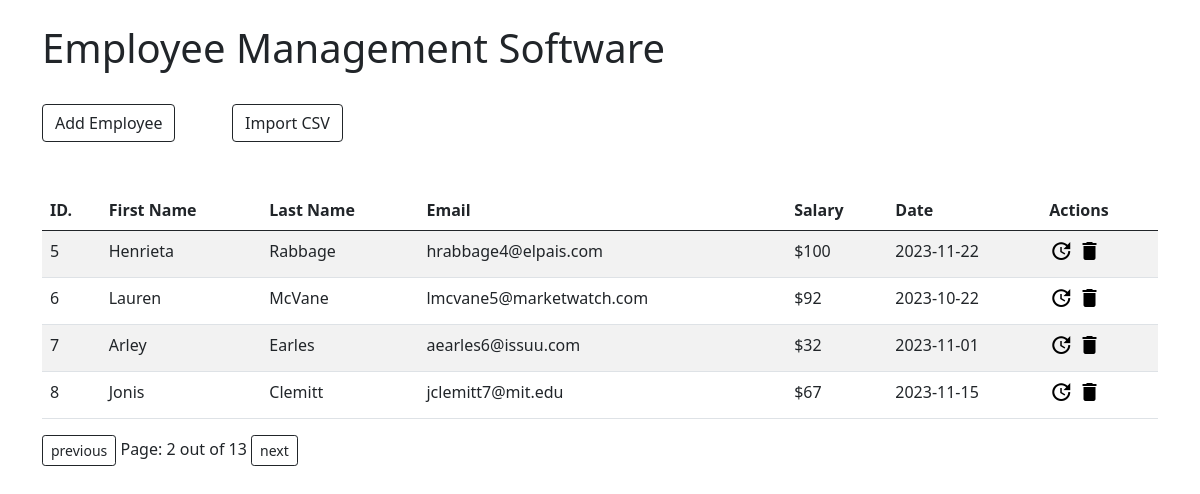
Screenshot of /?page=2 with the database file from the repository.
### app/models.py (models this page shows)
class Employee(models.Model):
    first_name = models.CharField(max_length=100)
    last_name = models.CharField(max_length=100)
    email = models.EmailField()
    salary = models.IntegerField()
    joining_date = models.DateField()

### app/views.py (the view)
# urls.py: 2. Add a URL to urlpatterns:  path('', views.home, name='home')
def home(request):
    emps = Employee.objects.all().order_by('id')
    paginator = Paginator(emps, 4)
    print(paginator)
    page_number = request.GET.get('page')
    print(page_number)
    page_obj = paginator.get_page(page_number)
    print(page_obj)
    total_page = paginator.num_pages
    print(total_page)
    return render(request,'home.html', context={'page_obj':page_obj,'total_page':total_page})

### templates/home.html (shortened to what this page needs)
{% extends 'index.html' %}
{% block content %}
<div class="row">
    <div class="col-lg-8">
        <h1>Employee Management Software</h1>
    </div>
</div>
<div class="row">
    <div class="col-lg-2 mt-4">
        <a href="{% url 'create' %}" class="btn btn-outline-dark">Add Employee</a>
    </div>
    <div class="col-lg-2 mt-4">
        <a href="{% url 'csv' %}" class="btn btn-outline-dark">Import CSV</a>
    </div>
</div>
<div class="row">
</div>
<div class="row">
    <div class="col-12 mt-4 table-responsive">
        <table class="table table-striped">
            <thead>
                <tr>
                    <th scope="col">ID.</th>
                    <th scope="col">First Name</th>
                    <th scope="col">Last Name</th>
                    <th scope="col">Email</th>
                    <th scope="col">Salary</th>
                    <th scope="col">Date</th>
                    <th scope="col">Actions</th>
                </tr>
            </thead>
            <tbody>
                {% for i in page_obj %}
                <tr>
                    <td>{{i.id}}</td>
                    <td>{{i.first_name}}</td>
                    <td>{{i.last_name}}</td>
                    <td>{{i.email}}</td>
                    <td>${{i.salary}}</td>
                    <td>{{i.joining_date | date:'Y-m-d'}}</td>
                    <td>
                        <a href="{% url 'update' i.id %}" style="color: black;"><i class="material-icons">&#xe923;</i></a>
                        <a href="{% url 'delete' i.id %}" style="color: black;"><i class="material-icons">&#xe872;</i></a>
                    </td>
                </tr>
                {% endfor %}
            </tbody>
        </table>
        {% if page_obj.has_previous %}
                <a href="?page={{page_obj.previous_page_number}}" class="btn btn-outline-dark btn-sm">previous</a>
        {% endif %}
        <span>Page: {{page_obj.number}} out of {{total_page}}</span>
        {% if page_obj.has_next %}
                <a href="?page={{page_obj.next_page_number}}" class="btn btn-outline-dark btn-sm">next</a>
        {% endif %}
    </div>
</div>
{% endblock %}

### rows the page displays
Employee: id "5", first_name "Henrieta", last_name "Rabbage", email "hrabbage4@elpais.com", salary "100", joining_date "2023-11-22"
Employee: id "6", first_name "Lauren", last_name "McVane", email "lmcvane5@marketwatch.com", salary "92", joining_date "2023-10-22"
Employee: id "7", first_name "Arley", last_name "Earles", email "aearles6@issuu.com", salary "32", joining_date "2023-11-01"
Employee: id "8", first_name "Jonis", last_name "Clemitt", email "jclemitt7@mit.edu", salary "67", joining_date "2023-11-15"

### other values shown
{{ page_obj.number }} "2"
{{ total_page }} "13"
